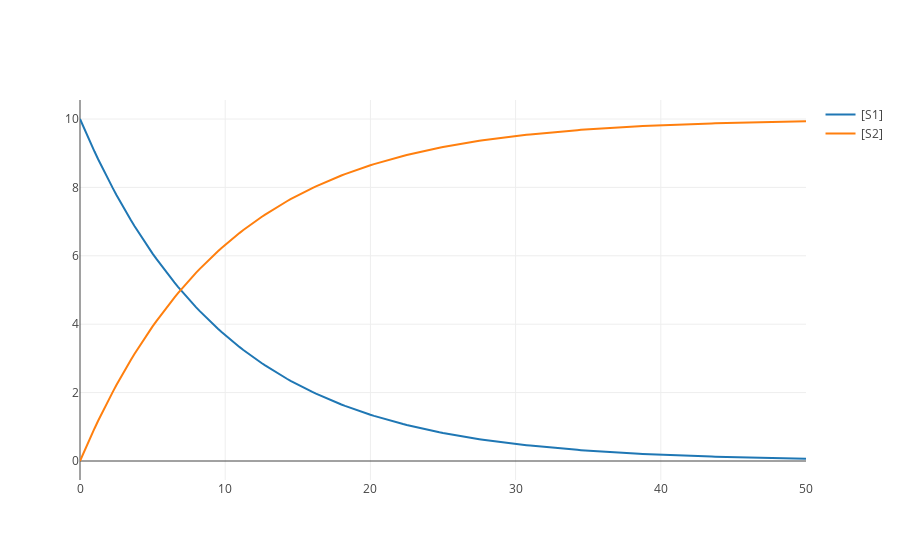

The cell this chart's notebook holds for it:
### Code cell
ma_rev1 = te.loada("""
model ma_rev1()
  v1: S1 -> S2; k1*S1;
  k1 = 0.1
  S1 = 10.0; S2=0.0;
end
""")
ma_rev1.simulate(start=0, end=50, steps=200)
ma_rev1.plot()

### Figure 1 — Plotly figure (JSON) as saved in the notebook; plotly's stock layout.template omitted (floating-point values rounded to 4 significant figures; data arrays with more than 128 entries replaced by an {"elided": "..."} marker saying what was removed)
{"data": [{"mode": "lines", "name": "[S1]", "type": "scatter", "x": {"elided": "201 float values"}, "y": {"elided": "201 float values"}}, {"mode": "lines", "name": "[S2]", "type": "scatter", "x": {"elided": "201 float values"}, "y": {"elided": "201 float values"}}], "layout": {}}
